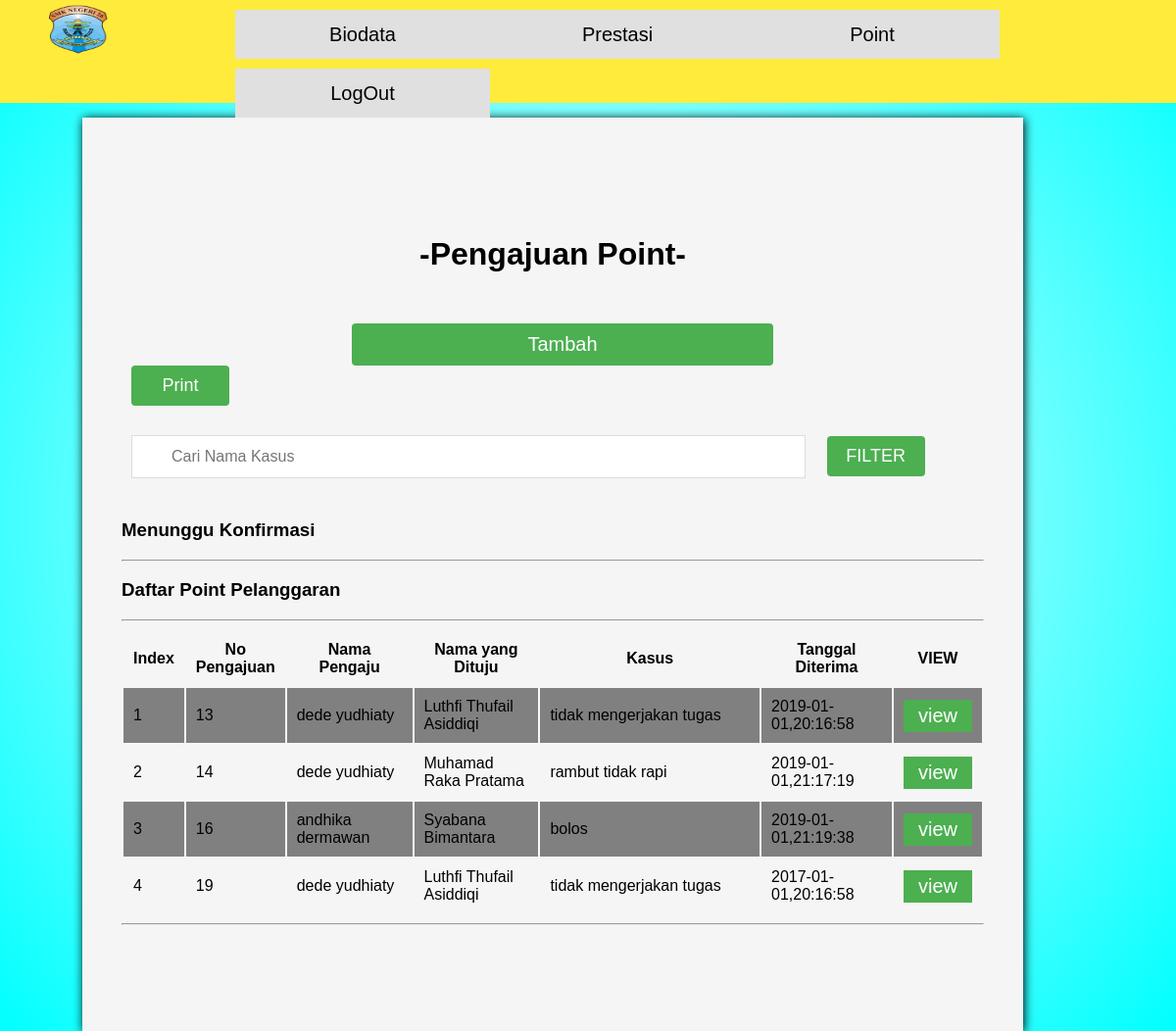
Screenshot of /Point.php (signed in) with the database file from the repository.
### tables this page shows
CREATE TABLE `prestasi_point` (
  `iPointId` bigint(255) NOT NULL,
  `iPengajuPoint` bigint(255) NOT NULL,
  `iPengajuNI` bigint(255) NOT NULL,
  `vcPengajuNama` varchar(255) NOT NULL,
  `iDitujuPoint` bigint(255) NOT NULL,
  `iDitujuNISN` bigint(255) NOT NULL,
  `vcDitujuNama` varchar(255) NOT NULL,
  `iJenisPelanggaran` bigint(255) NOT NULL,
  `vcNamaPelanggaran` varchar(255) NOT NULL,
  `vcJenisPelanggaran` varchar(255) NOT NULL,
  `iPenguranganPoint` int(11) NOT NULL,
  `iSisaPoint` int(11) DEFAULT NULL,
  `vcKeteragan` varchar(255) DEFAULT NULL,
  `blLampiran` longblob,
  `dtDiajukan` varchar(255) NOT NULL,
  `dtDiterima` varchar(255) DEFAULT NULL,
  `vcStatus` varchar(255) NOT NULL,
  `iDiterima` bigint(255) DEFAULT NULL
);

### Point.php (the view, shortened to what this page needs)
<?php
include('PHP/connection.php');
if($_SESSION['STATUS']=="siswa"){
  echo '
  <div class="NavigatorMenu">
    <div id="NavigatorKiri">
      <a href="INDEX.php"><img src="IMG&LOGO/Logo SMKN 26 Jakarta.png"></a>
    </div>
    <div id="NavigatorKanan">
      <ul>
        <li><a id="marginmenu" href="Biodata.php">Biodata</a>
        </li>
        <li><a id="marginmenu" href="RiwayatPrestasi.php">Prestasi</a>
        <ul>
                    <li id="menu21"><a href="Prestasi.php">Pengajuan Prestasi</a></li>
                </ul>
        </li>
        <li><a id="marginmenu" href="Riwayatpoint.php">Point</a>
        </li>
        </li>
        <li><a href="PHP/logout.php">LogOut</a></li>
      </ul>
    </div>
  </div>
  ';
}elseif ($_SESSION['STATUS']=="guru") {
  echo '
  <div class="NavigatorMenu">
    <div id="NavigatorKiri">
      <a href="INDEX.php"><img src="IMG&LOGO/Logo SMKN 26 Jakarta.png"></a>
    </div>
    <div id="NavigatorKanan">
      <ul>
        <li><a id="marginmenu" href="Biodata.php">Biodata</a>
          <ul>
                  <li id="menu11"><a href="datasiswa.php">Data Siswa</a></li>
                  <li id="menu12"><a href="dataguru.php">Data Guru</a></li>
                  <li id="menu13"><a href="dataadmin.php">Data Admin</a></li>
                  <li id="menu14"><a href="BiodataKelas.php">Data Kelas</a></li>
                  <li id="menu15"><a href="Biodatainstansi.php">Data Instansi</a></li>
                  <li id="menu16"><a href="DataPelanggaran.php">Data Pelanggaran</a></li>
               </ul>
        </li>
        <li><a id="marginmenu" href="RiwayatPrestasi.php">Prestasi</a>
          <ul>
                    <li id="menu21"><a href="Prestasi.php">Pengajuan Prestasi</a></li>
                </ul>
        </li>
        <li><a id="marginmenu" href="Riwayatpoint.php">Point</a>
          <ul>
                    <li id="menu31"><a href="point.php">Pengajuan point</a></li>
                </ul>
        </li>
        </li>
        <li><a href="PHP/logout.php">LogOut</a></li>
      </ul>
    </div>
  </div>
  ';
}
 ?>
<!DOCTYPE html>
<html lang="en">
<head>
  <link rel="stylesheet" href="css.css">
  <link rel="stylesheet" href="print.css">
</head>
<body>
  <div class="DataSiswa">
    <div class="Container">
      <h1>-Pengajuan Point-</h1>
      <div class="TombolTombol">
        <center><button id="TombolTambah">Tambah</button></center>
        <button id="TombolPrint">Print</button>
      </div>
      <div class="SearchBox">
      <input type="text" id="myInput" onkeyup="myFunction()" placeholder="Cari Nama Kasus" title="Type in a name">
      <button id="filterbutton" onclick="hiddenfilter()">FILTER</button>
    </div>
      <div class="DisplayData">
        <h3 onclick="hiddendata()" id="h3triger">Menunggu Konfirmasi</h3><hr>
            <?php
$fetchsql = "SELECT * FROM prestasi_point WHERE vcStatus='DLY'";
?>
        <h3 onclick="hiddendata1()" id="h3triger">Daftar Point Pelanggaran</h3><hr>
        <div id="hiddendata1">
        <center>
          <table id="myTable">
            <tr>
              <th onclick="SortNumberData(1)" width="1%">Index</th>
              <th onclick="SortNumberData(2)" width="1%">No Pengajuan</th>
              <th onclick="SortStringData(3)" width="19%">Nama Pengaju</th>
              <th onclick="SortStringData(4)" width="19%">Nama yang Dituju</th>
              <th onclick="SortStringData(5)" width="40%">Kasus</th>
              <th onclick="SortStringData(6)" width="19%">Tanggal Diterima</th>
              <th width="1%">VIEW</th>
            </tr>
            <?php
            if(isset($_POST['searching'])){
              $namamurid = $_POST['namamurid'];
              $jenispelanggaran = $_POST['jenispelanggaran'];
              $tahunawal = $_POST['tahunawal'];
              $tahunakhir = $_POST['tahunakhir'];
              if(empty($tahunakhir)){
                $fetchsql = "SELECT * FROM prestasi_point WHERE vcDitujuNama LIKE '%$namamurid%' AND vcJenisPelanggaran LIKE '%$jenispelanggaran%' AND dtDiterima >= '$tahunawal' AND vcStatus='ACC'";
              }else{
              $fetchsql = "SELECT * FROM prestasi_point WHERE vcDitujuNama LIKE '%$namamurid%' AND vcJenisPelanggaran LIKE '%$jenispelanggaran%' AND dtDiterima >= '$tahunawal' AND dtDiterima <= '$tahunakhir' AND vcStatus='ACC'";
              }
            }else{
              $fetchsql = "SELECT * FROM prestasi_point WHERE vcStatus='ACC'";
            }
$fetchresault = $conn->query($fetchsql);
$no = 1;
if($fetchresault->num_rows>0){
  while($row = $fetchresault->fetch_assoc()) {
    echo "<tr>";
    echo "<td>".$no++."</td>";
    echo "<td>".$row["iPointId"]."</td>";
    echo "<td>".$row["vcPengajuNama"]."</td>";
    echo "<td>".$row["vcDitujuNama"]."</td>";
    echo "<td>".$row["vcNamaPelanggaran"]."</td>";
    echo "<td>".$row["dtDiterima"]."</td>";
    echo "<td><input type='button' name='viewe' value='view' id=".$row['iPointId']." class='point_view' onclick='model7()'/></td>";
    echo "</tr>";
}
echo "</table>";
} else {
echo "0 results";
}
?>
        </center>
        <hr>
        </div>
      </div>
    </div>
  </div>
</body>
</html>

### css.css (style rules this page uses)
body { margin: 0px; padding: 0; border: 0px; background-image: radial-gradient(circle, white, aqua); font-family: Arial, Helvetica, sans-serif; z-index: 0; overflow: auto; }
input:read-only { background: #E0E0E0; border: none; }
.NavigatorMenu { padding: 0px; margin: 0px; top: 0; background-color: #FFEB3B; height: 10%; width: 100%; color: white; position: fixed; z-index: 100; }
.NavigatorMenu #NavigatorKiri { float: left; display: block; height: auto; width: auto; padding: 5px; padding-left: 50px; color: white; }
.NavigatorMenu #NavigatorKanan { float: right; display: block; height: 100%; width: 80%; color: white; }
.NavigatorMenu img { height: 50px; width: 60px }
.NavigatorMenu ul { margin: 0px; padding: 0px; list-style: none; background-color: transparent; }
.NavigatorMenu ul li { float: left; width: 260px; height: auto; margin-top: 10px; text-align: center; line-height: 50px; font-size: 20px; background-color: #E0E0E0; }
.NavigatorMenu ul li a { text-decoration: none; color: #000000; display: block; }
.Container { height: auto; width: 80%; background-color: #F5F5F5; margin-left: 7%; margin-top: 10%; box-shadow: 1px 1px 10px black; padding-top: 100px; padding-left: 40px; padding-right: 40px; padding-bottom: 100px; }
.Container h1 { text-align: center; }
.Container tr th, .SemuaModal tr th { text-align: center; }
.TombolTombol { padding: 10px; margin-bottom: 10px; }
.TombolTombol #TombolTambah { height: auto; width: 50%; font-size: 20px; margin-left: 60px; margin-right: 40px; margin-top: 20px; text-align: center; background-color: #4CAF50; color: white; cursor: pointer; border: none; border-radius: 4px; padding: 10px; }
.TombolTombol #TombolPrint { height: auto; width: 100px; font-size: 18px; text-align: center; background-color: #4CAF50; color: white; cursor: pointer; border: none; border-radius: 4px; padding: 10px; }
.SearchBox { padding: 10px; width: 100%; height: auto; }
* { box-sizing: border-box; }
.SearchBox #myInput { background-position: 10px 10px; background-repeat: no-repeat; width: 80%; font-size: 16px; padding: 12px 20px 12px 40px; border: 1px solid #ddd; margin-bottom: 12px; }
#filterbutton { height: auto; width: 100px; font-size: 18px; text-align: center; background-color: #4CAF50; color: white; cursor: pointer; border: none; border-radius: 4px; padding: 10px; margin-left: 2% }
.DisplayData { margin-top: 20px; height: auto; width: 100%; }
.DisplayData input[type="button"], .SemuaModal input[type="button"], .DisplayData button, .SemuaModal button { background-color: #4CAF50; width: auto; height: auto; border: none; color: white; padding: 5px 15px; text-align: center; text-decoration: none; display: inline-block; font-size: 20px; cursor: pointer; text-decoration: none; }
.DisplayData th, .SemuaModal th { cursor: pointer; }
.DisplayData th, .SemuaModal th, .DisplayData td, .SemuaModal td { text-align: left; padding: 10px; font-size: 16px; }
.DisplayData tr:nth-child(even), .SemuaModal tr:nth-child(even) { background-color: grey; }
.DisplayData #h3triger { cursor: pointer; }

### rows the page displays
prestasi_point: iPointId "13", vcPengajuNama "dede yudhiaty", vcDitujuNama "Luthfi Thufail Asiddiqi", vcNamaPelanggaran "tidak mengerjakan tugas", dtDiterima "2019-01-01,20:16:58"
prestasi_point: iPointId "14", vcPengajuNama "dede yudhiaty", vcDitujuNama "Muhamad Raka Pratama", vcNamaPelanggaran "rambut tidak rapi", dtDiterima "2019-01-01,21:17:19"
prestasi_point: iPointId "16", vcPengajuNama "andhika dermawan", vcDitujuNama "Syabana Bimantara", vcNamaPelanggaran "bolos", dtDiterima "2019-01-01,21:19:38"
prestasi_point: iPointId "19", vcPengajuNama "dede yudhiaty", vcDitujuNama "Luthfi Thufail Asiddiqi", vcNamaPelanggaran "tidak mengerjakan tugas", dtDiterima "2017-01-01,20:16:58"
